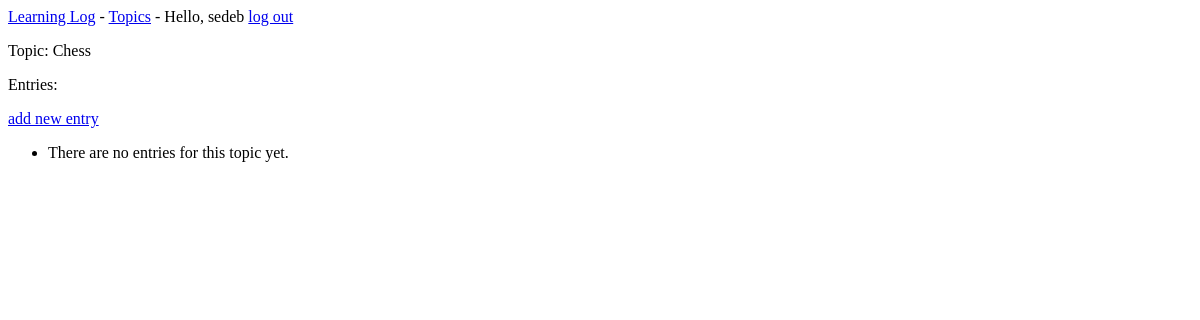
The page /topics/1/ (signed in) on the database as committed earlier.
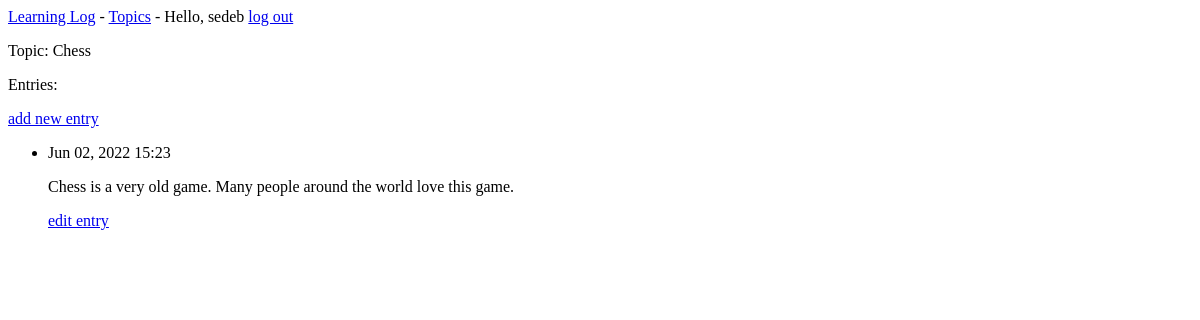
The same page on the database as committed later.
### learning_logs/models.py (models this page shows, shortened)
class Topic(models.Model):
    text = models.CharField(max_length=200)
    date_added = models.DateTimeField(auto_now_add=True)
    def __str__(self):
        return self.text

class Entry(models.Model):
    topic = models.ForeignKey(Topic, on_delete=models.CASCADE)
    text = models.TextField()
    date_added = models.DateTimeField(auto_now_add=True)
    class Meta:
        verbose_name_plural = 'entries'

### learning_logs/views.py (the view)
# urls.py: path('topics/<topic_id>/', views.topic, name='topic'),
@login_required
def topic(request, topic_id):
    topic = Topic.objects.get(id=topic_id)
    entries = topic.entry_set.order_by('-date_added')
    context = {'topic': topic, 'entries': entries}
    return render(request, 'learning_logs/topic.html', context)

### learning_logs/templates/learning_logs/topic.html
{% extends 'learning_logs/base.html' %}
{% block content %}
<p>Topic: {{ topic }}</p>
<p>Entries:</p>
<p>
    <a href="{% url 'learning_logs:new_entry' topic.id %}">add new entry</a>
</p>
<ul>
  {% for entry in entries %}
  <li>
    <p>{{ entry.date_added|date:'M d, Y H:i' }}</p>
    <p>{{ entry.text|linebreaks }}</p>
    <p>
      <a href="{% url 'learning_logs:edit_entry' topic.id %}">edit entry</a>
    </p>
  </li>
  {% empty %}
  <li>
    There are no entries for this topic yet.
  </li>
  {% endfor %}
</ul>
{% endblock content %}

### learning_logs/templates/learning_logs/base.html
<p>
  <a href="{% url 'learning_logs:index' %}">Learning Log</a> -
  <a href="{% url 'learning_logs:topics' %}">Topics</a> -
  {% if user.is_authenticated %}
    Hello, {{ user.username }}
    <a href="{% url 'users:logout' %}">log out</a>
  {% else %}
    <a href="{% url 'users:register' %}">register</a>
    <a href="{% url 'users:login' %}">log in</a>
  {% endif %}
</p>
{% block content %}{% endblock content %}

Rows that differ between the two databases and show on the page:
added Entry: date_added "Jun 02, 2022 15:23", text "Chess is a very old game. Many people around the world love this game."
Other text that changed with them:
text no longer shown: "There are no entries for this topic yet."
